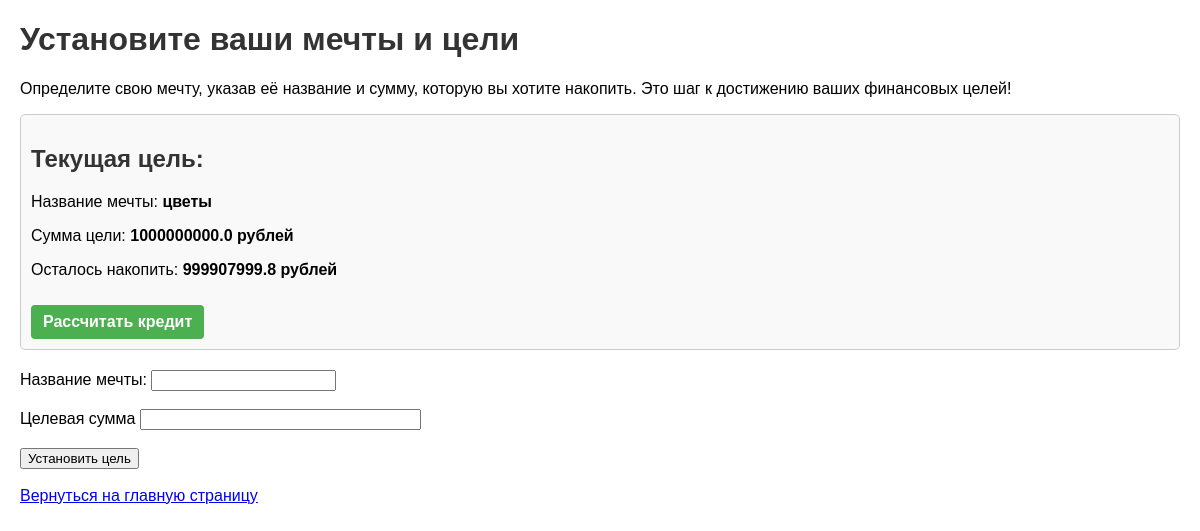
Page /goals (signed in) on the committed database.
### models.py (models this page shows)
class Goal(db.Model):
    id = db.Column(db.Integer, primary_key=True)
    user_id = db.Column(db.Integer, db.ForeignKey('user.id'), nullable=False)
    target_amount = db.Column(db.Float, nullable=False)
    current_amount = db.Column(db.Float, default=0)
    dream_name = db.Column(db.String(100), nullable=False)  # Поле для названия мечты

### routes.py (the view, shortened to what this page needs)
@app.route("/goals", methods=['GET', 'POST'])
@login_required
def goals():
    form = GoalForm()
    current_goal = Goal.query.filter_by(user_id=current_user.id).first()  # Получение текущей цели пользователя
    total_contributions = sum(c.amount for c in current_user.contributions)  # Сумма всех взносов
    current_amount = total_contributions * 0.20  # 20% от взносов идут на цель
    return render_template('goals.html', form=form, goal=current_goal, current_amount=current_amount)

### forms.py
class GoalForm(FlaskForm):
    dream_name = StringField('Название мечты', validators=[DataRequired()])
    target_amount = FloatField('Целевая сумма', validators=[DataRequired()])
    submit = SubmitField('Установить цель')

### routes.py (called while the page is built)
@login_manager.user_loader
def load_user(user_id):
    return User.query.get(int(user_id))

### templates/goals.html (shortened to what this page needs)
<!DOCTYPE html>
<html lang="ru">
<head>
</head>
<body>
    <h1>Установите ваши мечты и цели</h1>
    <p>Определите свою мечту, указав её название и сумму, которую вы хотите накопить. Это шаг к достижению ваших финансовых целей!</p>
    <div class="goal-info">
        {% if goal %}
            <h2>Текущая цель:</h2>
            <p>Название мечты: <strong>{{ goal.dream_name }}</strong></p>
            <p>Сумма цели: <strong>{{ goal.target_amount }} рублей</strong></p>
            <p>Осталось накопить: <strong>{{ goal.target_amount - current_amount }} рублей</strong></p>
        {% else %}
            <h2 class="goal-empty">У вас нет установленной цели.</h2>
        {% endif %}
        <a href="{{ url_for('loan_calculator') }}" class="calc-button">Рассчитать кредит</a>
    </div>
    <form method="POST">
        <label for="dream_name">Название мечты:</label>
        <input type="text" id="dream_name" name="dream_name" required><br><br>
        {{ form.target_amount.label }} {{ form.target_amount(size=32) }}<br><br>
        {{ form.submit() }}
    </form>
    <br>
    <a href="{{ url_for('home') }}">Вернуться на главную страницу</a>
</body>
</html>

### templates/goals.html (style rules this page uses)
body { font-family: Arial, sans-serif; margin: 20px; }
.goal-info { border: 1px solid #ccc; padding: 10px; margin-bottom: 20px; border-radius: 5px; background-color: #f9f9f9; }
h1, h2 { color: #333; }
.calc-button { display: inline-block; margin-top: 10px; padding: 8px 12px; background-color: #4CAF50; color: white; text-decoration: none; border-radius: 4px; font-weight: bold; transition: background-color 0.3s; }

### rows in the picture
Goal: dream_name "цветы", target_amount "1000000000.0", goal.target_amount-current_amount "999907999.8"
